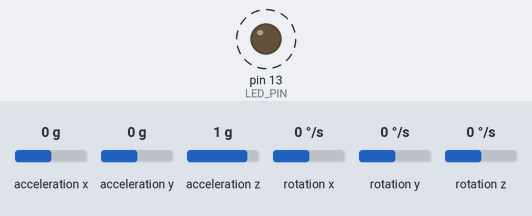
This sketch was run on a simulated Arduino Uno, built with avr-gcc and run on an emulated ATmega328P. Shown: output pins drawn as LEDs (lit = HIGH). Dashed ring = blinking. Inputs (shaded band) come from the test bench; at power-on: acceleration x 0 g, acceleration y 0 g, acceleration z 1 g, rotation x 0 °/s, rotation y 0 °/s, rotation z 0 °/s. No radio packets arrive unless stated; what the sketch prints to the serial monitor is not drawn.

Above: at 1.2 s.
1.3 s: acceleration x set to -1.4 g
4.3 s: acceleration y set to -1.4 g
Timing chart, 0 to 13.3 s (numbered marks = the images above; inputs shaded):
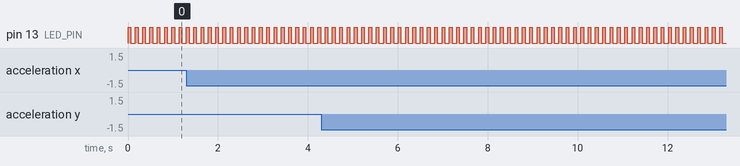

Measured:
- by itself, pin 13 (LED_PIN): alternates HIGH for 0.06 s and LOW for 0.10 s

The sketch:

Transmitter.ino
```cpp
//       Made by Anneshu Nag      //
//    C++ Codes on Arduino IDE    //
// Gesture Control with RF-Module //
//       Transmitter Rover        //
#include <Wire.h>
#include <MPU6050.h>
#include <VirtualWire.h>

#define MPU_ADDRESS 0x68
#define TX_PIN 3
#define LED_PIN 13

MPU6050 mpu;

void setup() {
  Serial.begin(9600);
  Wire.begin();
  mpu.initialize();
  vw_set_tx_pin(TX_PIN);
  vw_setup(2000);  // Bits per sec
  pinMode(LED_PIN, OUTPUT);
  Serial.println("Setup Complete! Ready to roll!");
}

void loop() {
  int16_t ax, ay, az;
  mpu.getAcceleration(&ax, &ay, &az);
  Serial.print(ax);
  Serial.print(", ");
  Serial.print(ay);
  Serial.print(" | ");

  char command = 's'; // Default to stop
  // Adjust these thresholds based on your gesture detection
  if (ay > 12000) {
    command = 'f'; // Forward
  } else if (ay < -12000) {
    command = 'g'; // Backward
  } else if (ax > 10000) {
    command = 'r'; // Right
  } else if (ax < -10000) {
    command = 'l'; // Left
  }
  Serial.println(command);
  digitalWrite(LED_PIN, HIGH); // LED on while transmitting
  vw_send((uint8_t *)&command, 1);
  vw_wait_tx(); // Wait until the whole message is gone
  digitalWrite(LED_PIN, LOW); // LED off after transmitting

  delay(100); // Adjust delay as needed for responsiveness
}
```
